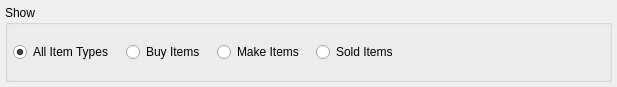
<?xml version="1.0" encoding="UTF-8"?>
<ui version="4.0">
 <comment>This file is part of the xTuple ERP: PostBooks Edition, a free and
open source Enterprise Resource Planning software suite,
Copyright (c) 1999-2010 by OpenMFG LLC, d/b/a xTuple.
It is licensed to you under the Common Public Attribution License
version 1.0, the full text of which (including xTuple-specific Exhibits)
is available at www.xtuple.com/CPAL.  By using this software, you agree
to be bound by its terms.</comment>
 <class>items</class>
 <widget class="QWidget" name="items">
  <property name="geometry">
   <rect>
    <x>0</x>
    <y>0</y>
    <width>617</width>
    <height>87</height>
   </rect>
  </property>
  <property name="windowTitle">
   <string>List Items</string>
  </property>
  <layout class="QGridLayout" name="gridLayout_2">
   <item row="0" column="0">
    <widget class="QGroupBox" name="_statusGroup">
     <property name="title">
      <string>Show</string>
     </property>
     <layout class="QGridLayout" name="gridLayout">
      <item row="0" column="1">
       <layout class="QHBoxLayout" name="horizontalLayout">
        <property name="spacing">
         <number>12</number>
        </property>
        <item>
         <widget class="QRadioButton" name="_showAll">
          <property name="text">
           <string>All Item Types</string>
          </property>
          <property name="checked">
           <bool>true</bool>
          </property>
         </widget>
        </item>
        <item>
         <widget class="QRadioButton" name="_showPurchased">
          <property name="text">
           <string>Buy Items</string>
          </property>
         </widget>
        </item>
        <item>
         <widget class="QRadioButton" name="_showManufactured">
          <property name="text">
           <string>Make Items</string>
          </property>
         </widget>
        </item>
        <item>
         <widget class="QRadioButton" name="_showSold">
          <property name="text">
           <string>Sold Items</string>
          </property>
         </widget>
        </item>
        <item>
         <spacer name="horizontalSpacer_2">
          <property name="orientation">
           <enum>Qt::Horizontal</enum>
          </property>
          <property name="sizeHint" stdset="0">
           <size>
            <width>40</width>
            <height>20</height>
           </size>
          </property>
         </spacer>
        </item>
       </layout>
      </item>
     </layout>
    </widget>
   </item>
  </layout>
 </widget>
 <layoutdefault spacing="5" margin="5"/>
 <pixmapfunction>qPixmapFromMimeSource</pixmapfunction>
 <tabstops>
  <tabstop>_showAll</tabstop>
 </tabstops>
 <resources/>
 <connections/>
</ui>
